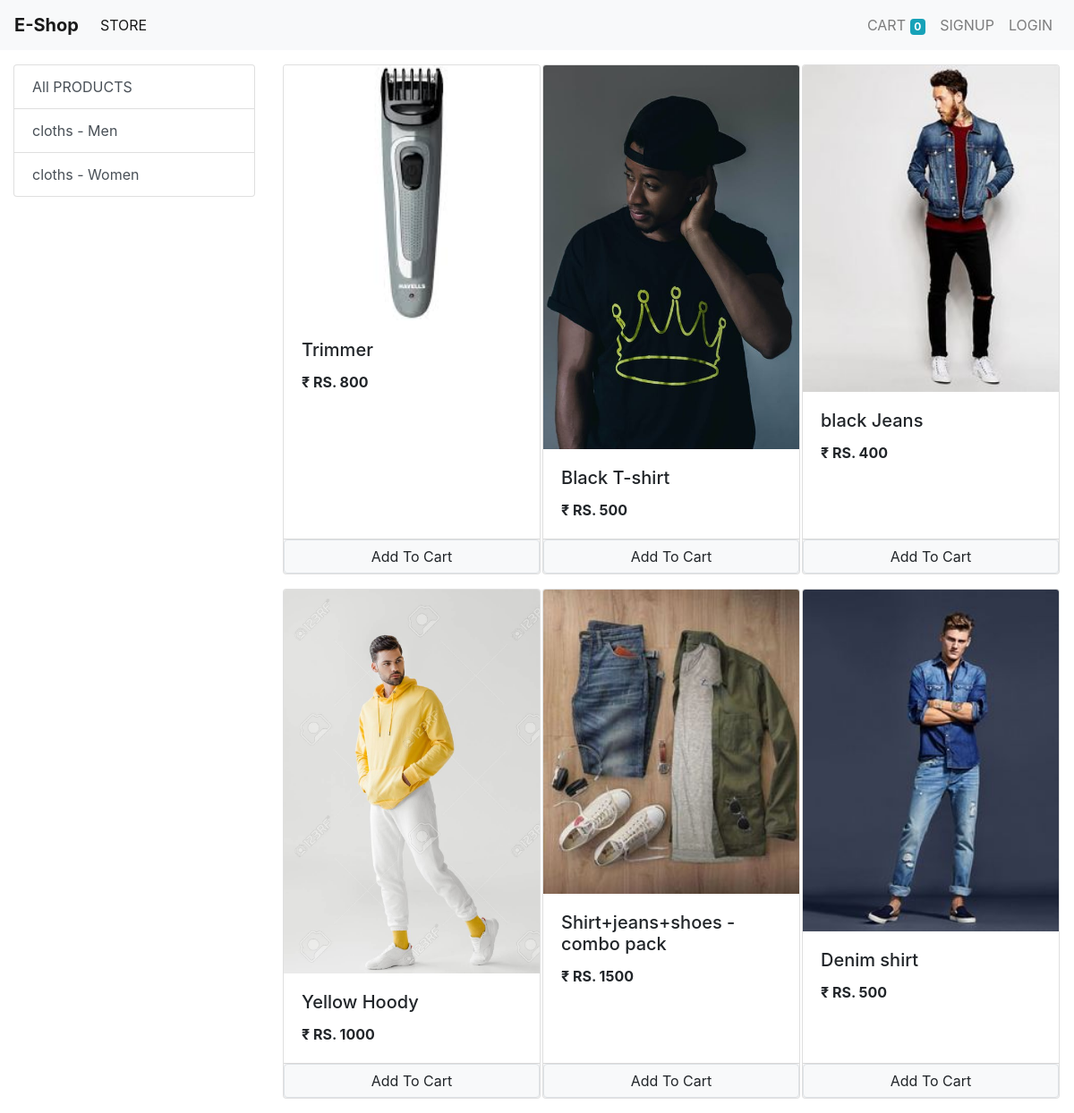
/?category=1, run on an earlier commit of the app's database.
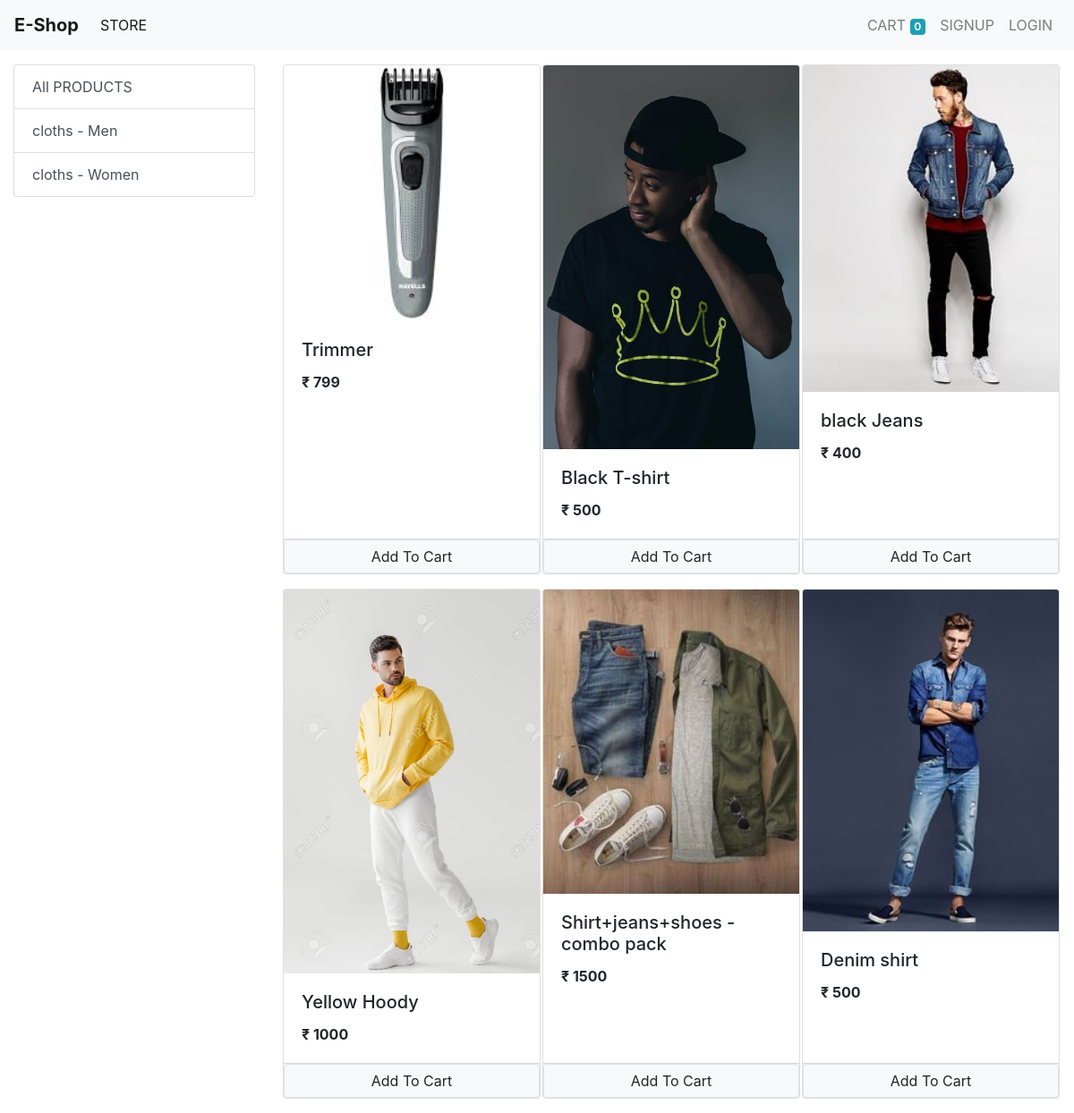
And on a later commit of the database.
### store/models/product.py (models this page shows, shortened)
class Product(models.Model):
    name = models.CharField(max_length=50)
    price = models.IntegerField(default=0)
    category = models.ForeignKey(Category , on_delete= models.CASCADE,default=1)
    description = models.CharField(max_length=200,default=0,null=True,blank=True)
    image = models.ImageField(upload_to="uploads/products/")
    @staticmethod
    def get_all_proucts_by_categoryid(category_id):
        if category_id:
            return Product.objects.filter(category = category_id)
        else:
            return Product.get_all_proucts()

### store/views/home.py (the view, shortened to what this page needs)
# urls.py: path('', Index.as_view(), name='homepage'),
class Index(View):
    def get(self,request):
        cart = request.session.get('cart')
        if not cart:
            request.session['cart'] = {}
        products = None
        categories = Category.get_all_categories()
        categoryId = request.GET.get('category')
        if categoryId:
            products = Product.get_all_proucts_by_categoryid(categoryId)
        else:
            products = Product.get_all_proucts()
        data = {}
        data['products'] = products
        data['categories'] = categories
        print('you are : ', request.session.get('email'))
        return render(request, 'index.html', data)

### store/models/category.py (called while the page is built)
    @staticmethod
    def get_all_categories():
        return Category.objects.all()

### store/templatetags/cart.py (called while the page is built)
@register.filter(name='is_in_cart')
def is_in_cart(product, cart):
    keys = cart.keys()
    for id in keys:
        if int(id) == product.id:
            return True
    return False

### store/templatetags/custom_filter.py (called while the page is built)
@register.filter(name='currency')
def currency(number):
    return "₹ " + str(number)

### store/templates/index.html (shortened to what this page needs)
{% extends 'base.html' %}
{% block content %}
{% load cart %}
{% load custom_filter %}
<div class="container-fluid mt-3">
    <div class="row">
        <div class="col-lg-3 mx-auto">
            <div class="list-group">
                <a href="/" class="list-group-item list-group-item-action ">All PRODUCTS</a>
                {% for category in categories %}
                <a href="/?category={{category.id}}"
                   class="list-group-item list-group-item-action ">{{category.name}}</a>
                {% endfor %}
            </div>
        </div>
        <div id='products' class="col-lg-9 mx-auto">
            <div class="row mx-auto">
                {% for product in products %}
                <div class="card mx-auto mb-3" id='{{product.id}}' style="width: 18rem;">
                    <img src="{{product.image.url}}" class="card-img-top" alt="card image cap">
                    <div class="card-body">
                        <b><h5 class="card-title">{{product.name}}</h5></b>
                        <p class="card-text"><b>{{product.price|currency}}</b></p>
                    </div>
                    <div class="card-footer p-0 ">
                        {% if product|is_in_cart:request.session.cart %}
                        <div class="row no-gutters  ">
                          <form action="/#{{product.id}}" class="col-2" method="POST">
                            {% csrf_token %}
                            <input hidden type="text" name='product' value='{{product.id}}'>
                            <input hidden type="text" name='remove' value='True'>
                            <input type="submit" value=" - " class=" btn btn-block btn-secondary">
                        </form>
                            <div class="text-center col"> {{product|cart_quantity:request.session.cart}} in cart</div>
                            <form action="/#{{product.id}}" class="col-2" method="POST">
                                {% csrf_token %}
                                <input hidden type="text" name='product' value='{{product.id}}'>
                                <input type="submit" value=" + " class=" btn btn-block btn-secondary">
                            </form>
                        </div>
                        {% else %}
                        <form action="/#{{product.id}}" method="POST" class="btn-block">
                            <input type="submit" class="float-right btn btn-light border form-control"
                                   value="Add To Cart">
                        </form>
                        {% endif %}
                    </div>
                </div>
                {% endfor %}
            </div>
        </div>
    </div>
</div>
{% endblock %}

What changed in the data, as far as the page shows it:
changed Product "Trimmer": price "₹ RS. 800" → "₹ 799"
changed Product "Black T-shirt": price "₹ RS. 500" → "₹ 500"
changed Product "black Jeans": price "₹ RS. 400" → "₹ 400"
changed Product "Yellow Hoody": price "₹ RS. 1000" → "₹ 1000"
changed Product "Shirt+jeans+shoes - combo pack": price "₹ RS. 1500" → "₹ 1500"
changed Product "Denim shirt": price "₹ RS. 500" → "₹ 500"
